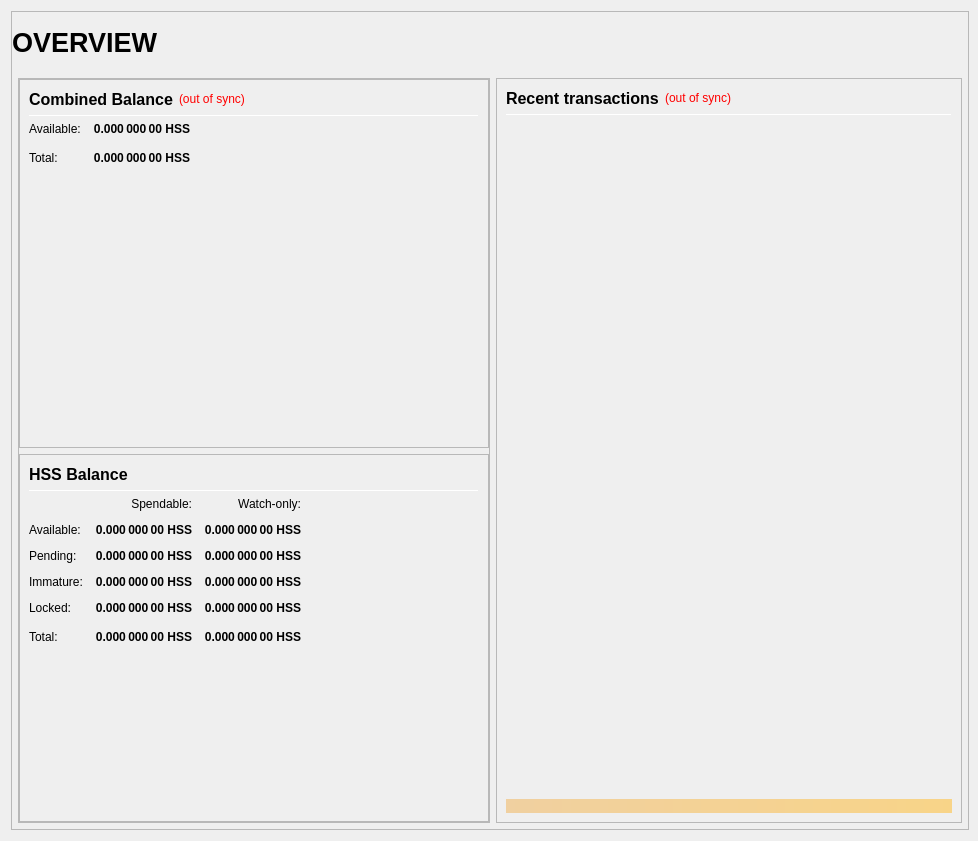
<?xml version="1.0" encoding="UTF-8"?>
<ui version="4.0">
 <class>OverviewPage</class>
 <widget class="QWidget" name="OverviewPage">
  <property name="geometry">
   <rect>
    <x>0</x>
    <y>0</y>
    <width>978</width>
    <height>841</height>
   </rect>
  </property>
  <property name="minimumSize">
   <size>
    <width>960</width>
    <height>682</height>
   </size>
  </property>
  <property name="windowTitle">
   <string>Form</string>
  </property>
  <layout class="QVBoxLayout" name="topLayout" stretch="1">
   <property name="rightMargin">
    <number>9</number>
   </property>
   <item>
    <widget class="QFrame" name="frame_BG">
     <property name="minimumSize">
      <size>
       <width>850</width>
       <height>610</height>
      </size>
     </property>
     <property name="maximumSize">
      <size>
       <width>16777215</width>
       <height>16777215</height>
      </size>
     </property>
     <property name="frameShape">
      <enum>QFrame::StyledPanel</enum>
     </property>
     <property name="frameShadow">
      <enum>QFrame::Raised</enum>
     </property>
     <layout class="QVBoxLayout" name="verticalLayout_3" stretch="1">
      <property name="leftMargin">
       <number>0</number>
      </property>
      <property name="topMargin">
       <number>0</number>
      </property>
      <property name="rightMargin">
       <number>0</number>
      </property>
      <property name="bottomMargin">
       <number>6</number>
      </property>
      <item>
       <layout class="QVBoxLayout" name="verticalLayout_Master" stretch="0,1">
        <property name="margin">
         <number>0</number>
        </property>
        <item>
         <widget class="QFrame" name="frame_Header">
          <layout class="QVBoxLayout" name="verticalLayout_Header" stretch="0">
           <property name="margin">
            <number>0</number>
           </property>
           <item>
            <layout class="QHBoxLayout" name="horizontalLayout_Header" stretch="1,0,1">
             <property name="spacing">
              <number>6</number>
             </property>
             <item>
              <widget class="QLabel" name="labelOverviewHeaderLeft">
               <property name="minimumSize">
                <size>
                 <width>464</width>
                 <height>60</height>
                </size>
               </property>
               <property name="maximumSize">
                <size>
                 <width>16777215</width>
                 <height>60</height>
                </size>
               </property>
               <property name="font">
                <font>
                 <pointsize>20</pointsize>
                 <weight>75</weight>
                 <bold>true</bold>
                </font>
               </property>
               <property name="text">
                <string>OVERVIEW</string>
               </property>
               <property name="alignment">
                <set>Qt::AlignLeading|Qt::AlignLeft|Qt::AlignVCenter</set>
               </property>
              </widget>
             </item>
             <item>
              <spacer name="horizontalSpacer_Header">
               <property name="orientation">
                <enum>Qt::Horizontal</enum>
               </property>
               <property name="sizeHint" stdset="0">
                <size>
                 <width>40</width>
                 <height>20</height>
                </size>
               </property>
              </spacer>
             </item>
             <item>
              <widget class="QLabel" name="labelOverviewHeaderRight">
               <property name="minimumSize">
                <size>
                 <width>464</width>
                 <height>60</height>
                </size>
               </property>
               <property name="maximumSize">
                <size>
                 <width>16777215</width>
                 <height>60</height>
                </size>
               </property>
               <property name="font">
                <font>
                 <pointsize>14</pointsize>
                </font>
               </property>
               <property name="text">
                <string/>
               </property>
               <property name="alignment">
                <set>Qt::AlignRight|Qt::AlignTrailing|Qt::AlignVCenter</set>
               </property>
              </widget>
             </item>
            </layout>
           </item>
          </layout>
         </widget>
        </item>
        <item>
         <widget class="QFrame" name="frame_Content">
          <layout class="QVBoxLayout" name="verticalLayout_Content">
           <property name="leftMargin">
            <number>6</number>
           </property>
           <property name="topMargin">
            <number>0</number>
           </property>
           <property name="rightMargin">
            <number>6</number>
           </property>
           <property name="bottomMargin">
            <number>0</number>
           </property>
           <item>
            <layout class="QHBoxLayout" name="horizontalLayout_Content" stretch="1,1">
             <property name="spacing">
              <number>6</number>
             </property>
             <item>
              <layout class="QVBoxLayout" name="verticalLayout_left" stretch="1">
               <item>
                <widget class="QFrame" name="frameObfuscation">
                 <property name="minimumSize">
                  <size>
                   <width>0</width>
                   <height>0</height>
                  </size>
                 </property>
                 <property name="frameShape">
                  <enum>QFrame::StyledPanel</enum>
                 </property>
                 <property name="frameShadow">
                  <enum>QFrame::Raised</enum>
                 </property>
                 <layout class="QVBoxLayout" name="verticalLayout" stretch="0,0,0">
                  <property name="margin">
                   <number>0</number>
                  </property>
                  <item>
                   <widget class="QFrame" name="frame_CombinedBalances">
                    <property name="minimumSize">
                     <size>
                      <width>470</width>
                      <height>0</height>
                     </size>
                    </property>
                    <property name="frameShape">
                     <enum>QFrame::StyledPanel</enum>
                    </property>
                    <property name="frameShadow">
                     <enum>QFrame::Raised</enum>
                    </property>
                    <layout class="QVBoxLayout" name="verticalLayout_5">
                     <item>
                      <layout class="QHBoxLayout" name="horizontalLayout_5" stretch="0,0,0">
                       <item>
                        <widget class="QLabel" name="label_5z">
                         <property name="minimumSize">
                          <size>
                           <width>0</width>
                           <height>20</height>
                          </size>
                         </property>
                         <property name="font">
                          <font>
                           <pointsize>12</pointsize>
                           <weight>75</weight>
                           <bold>true</bold>
                          </font>
                         </property>
                         <property name="toolTip">
                          <string>Combined Balance (including unconfirmed and immature coins)</string>
                         </property>
                         <property name="text">
                          <string>Combined Balance</string>
                         </property>
                        </widget>
                       </item>
                       <item>
                        <widget class="QLabel" name="labelWalletStatus">
                         <property name="cursor">
                          <cursorShape>WhatsThisCursor</cursorShape>
                         </property>
                         <property name="toolTip">
                          <string>The displayed information may be out of date. Your wallet automatically synchronizes with the HashShareCoin network after a connection is established, but this process has not completed yet.</string>
                         </property>
                         <property name="styleSheet">
                          <string notr="true">QLabel { color: red; }</string>
                         </property>
                         <property name="text">
                          <string notr="true">(out of sync)</string>
                         </property>
                         <property name="alignment">
                          <set>Qt::AlignLeading|Qt::AlignLeft|Qt::AlignVCenter</set>
                         </property>
                        </widget>
                       </item>
                       <item>
                        <spacer name="horizontalSpacer_1">
                         <property name="orientation">
                          <enum>Qt::Horizontal</enum>
                         </property>
                         <property name="sizeHint" stdset="0">
                          <size>
                           <width>40</width>
                           <height>20</height>
                          </size>
                         </property>
                        </spacer>
                       </item>
                      </layout>
                     </item>
                     <item>
                      <widget class="Line" name="line_CombinedBalance">
                       <property name="minimumSize">
                        <size>
                         <width>0</width>
                         <height>1</height>
                        </size>
                       </property>
                       <property name="maximumSize">
                        <size>
                         <width>16777215</width>
                         <height>1</height>
                        </size>
                       </property>
                       <property name="orientation">
                        <enum>Qt::Horizontal</enum>
                       </property>
                      </widget>
                     </item>
                     <item>
                      <layout class="QGridLayout" name="gridLayout_3">
                       <property name="spacing">
                        <number>12</number>
                       </property>
                       <item row="1" column="0">
                        <widget class="QLabel" name="labelBalanceTextz">
                         <property name="text">
                          <string>Available:</string>
                         </property>
                        </widget>
                       </item>
                       <item row="1" column="1">
                        <widget class="QLabel" name="labelBalancez">
                         <property name="font">
                          <font>
                           <weight>75</weight>
                           <bold>true</bold>
                          </font>
                         </property>
                         <property name="cursor">
                          <cursorShape>IBeamCursor</cursorShape>
                         </property>
                         <property name="toolTip">
                          <string>Your current spendable balance</string>
                         </property>
                         <property name="text">
                          <string notr="true">0.000 000 00 HSS</string>
                         </property>
                         <property name="alignment">
                          <set>Qt::AlignRight|Qt::AlignTrailing|Qt::AlignVCenter</set>
                         </property>
                         <property name="textInteractionFlags">
                          <set>Qt::LinksAccessibleByMouse|Qt::TextSelectableByKeyboard|Qt::TextSelectableByMouse</set>
                         </property>
                        </widget>
                       </item>
                       <item row="2" column="0">
                        <widget class="QLabel" name="labelTotalTextz">
                         <property name="text">
                          <string>Total:</string>
                         </property>
                        </widget>
                       </item>
                       <item row="2" column="1">
                        <widget class="QLabel" name="labelTotalz">
                         <property name="font">
                          <font>
                           <weight>75</weight>
                           <bold>true</bold>
                          </font>
                         </property>
                         <property name="cursor">
                          <cursorShape>IBeamCursor</cursorShape>
                         </property>
                         <property name="toolTip">
                          <string>Total Balance, including all unavailable coins.</string>
                         </property>
                         <property name="text">
                          <string notr="true">0.000 000 00 HSS</string>
                         </property>
                         <property name="alignment">
                          <set>Qt::AlignRight|Qt::AlignTrailing|Qt::AlignVCenter</set>
                         </property>
                         <property name="textInteractionFlags">
                          <set>Qt::LinksAccessibleByMouse|Qt::TextSelectableByKeyboard|Qt::TextSelectableByMouse</set>
                         </property>
                        </widget>
                       </item>
                       <item row="2" column="3">
                        <spacer name="horizontalSpacer_2">
                         <property name="orientation">
                          <enum>Qt::Horizontal</enum>
                         </property>
                         <property name="sizeHint" stdset="0">
                          <size>
                           <width>40</width>
                           <height>20</height>
                          </size>
                         </property>
                        </spacer>
                       </item>
                      </layout>
                     </item>
                     <item>
                      <spacer name="verticalSpacer_1">
                       <property name="orientation">
                        <enum>Qt::Vertical</enum>
                       </property>
                       <property name="sizeHint" stdset="0">
                        <size>
                         <width>20</width>
                         <height>40</height>
                        </size>
                       </property>
                      </spacer>
                     </item>
                    </layout>
                   </widget>
                  </item>
                  <item>
                   <widget class="QFrame" name="frame_Balances">
                    <property name="frameShape">
                     <enum>QFrame::StyledPanel</enum>
                    </property>
                    <property name="frameShadow">
                     <enum>QFrame::Raised</enum>
                    </property>
                    <layout class="QVBoxLayout" name="verticalLayout_4">
                     <item>
                      <layout class="QHBoxLayout" name="horizontalLayout_4">
                       <item>
                        <widget class="QLabel" name="label_5">
                         <property name="minimumSize">
                          <size>
                           <width>0</width>
                           <height>20</height>
                          </size>
                         </property>
                         <property name="font">
                          <font>
                           <pointsize>12</pointsize>
                           <weight>75</weight>
                           <bold>true</bold>
                          </font>
                         </property>
                         <property name="text">
                          <string>HSS Balance</string>
                         </property>
                        </widget>
                       </item>
                       <item>
                        <spacer name="horizontalSpacer_3">
                         <property name="orientation">
                          <enum>Qt::Horizontal</enum>
                         </property>
                         <property name="sizeHint" stdset="0">
                          <size>
                           <width>40</width>
                           <height>20</height>
                          </size>
                         </property>
                        </spacer>
                       </item>
                      </layout>
                     </item>
                     <item>
                      <widget class="Line" name="line_Balance">
                       <property name="minimumSize">
                        <size>
                         <width>0</width>
                         <height>1</height>
                        </size>
                       </property>
                       <property name="maximumSize">
                        <size>
                         <width>16777215</width>
                         <height>1</height>
                        </size>
                       </property>
                       <property name="orientation">
                        <enum>Qt::Horizontal</enum>
                       </property>
                      </widget>
                     </item>
                     <item>
                      <layout class="QGridLayout" name="gridLayout">
                       <property name="spacing">
                        <number>12</number>
                       </property>
                       <item row="0" column="1">
                        <widget class="QLabel" name="labelSpendable">
                         <property name="text">
                          <string>Spendable:</string>
                         </property>
                         <property name="alignment">
                          <set>Qt::AlignRight|Qt::AlignTrailing|Qt::AlignVCenter</set>
                         </property>
                        </widget>
                       </item>
                       <item row="0" column="2">
                        <widget class="QLabel" name="labelWatchonly">
                         <property name="text">
                          <string>Watch-only:</string>
                         </property>
                         <property name="alignment">
                          <set>Qt::AlignRight|Qt::AlignTrailing|Qt::AlignVCenter</set>
                         </property>
                        </widget>
                       </item>
                       <item row="1" column="0">
                        <widget class="QLabel" name="labelBalanceText">
                         <property name="text">
                          <string>Available:</string>
                         </property>
                        </widget>
                       </item>
                       <item row="1" column="1">
                        <widget class="QLabel" name="labelBalance">
                         <property name="font">
                          <font>
                           <weight>75</weight>
                           <bold>true</bold>
                          </font>
                         </property>
                         <property name="cursor">
                          <cursorShape>IBeamCursor</cursorShape>
                         </property>
                         <property name="toolTip">
                          <string>Your current spendable balance</string>
                         </property>
                         <property name="text">
                          <string notr="true">0.000 000 00 HSS</string>
                         </property>
                         <property name="alignment">
                          <set>Qt::AlignRight|Qt::AlignTrailing|Qt::AlignVCenter</set>
                         </property>
                         <property name="textInteractionFlags">
                          <set>Qt::LinksAccessibleByMouse|Qt::TextSelectableByKeyboard|Qt::TextSelectableByMouse</set>
                         </property>
                        </widget>
                       </item>
                       <item row="1" column="2">
                        <widget class="QLabel" name="labelWatchAvailable">
                         <property name="font">
                          <font>
                           <weight>75</weight>
                           <bold>true</bold>
                          </font>
                         </property>
                         <property name="cursor">
                          <cursorShape>IBeamCursor</cursorShape>
                         </property>
                         <property name="toolTip">
                          <string>Your current balance in watch-only addresses</string>
                         </property>
                         <property name="text">
                          <string notr="true">0.000 000 00 HSS</string>
                         </property>
                         <property name="alignment">
                          <set>Qt::AlignRight|Qt::AlignTrailing|Qt::AlignVCenter</set>
                         </property>
                         <property name="textInteractionFlags">
                          <set>Qt::LinksAccessibleByMouse|Qt::TextSelectableByKeyboard|Qt::TextSelectableByMouse</set>
                         </property>
                        </widget>
                       </item>
                       <item row="2" column="0">
                        <widget class="QLabel" name="labelPendingText">
                         <property name="text">
                          <string>Pending:</string>
                         </property>
                        </widget>
                       </item>
                       <item row="2" column="1">
                        <widget class="QLabel" name="labelUnconfirmed">
                         <property name="font">
                          <font>
                           <weight>75</weight>
                           <bold>true</bold>
                          </font>
                         </property>
                         <property name="cursor">
                          <cursorShape>IBeamCursor</cursorShape>
                         </property>
                         <property name="toolTip">
                          <string>Total of transactions that have yet to be confirmed, and do not yet count toward the spendable balance</string>
                         </property>
                         <property name="text">
                          <string notr="true">0.000 000 00 HSS</string>
                         </property>
                         <property name="alignment">
                          <set>Qt::AlignRight|Qt::AlignTrailing|Qt::AlignVCenter</set>
                         </property>
                         <property name="textInteractionFlags">
                          <set>Qt::LinksAccessibleByMouse|Qt::TextSelectableByKeyboard|Qt::TextSelectableByMouse</set>
                         </property>
                        </widget>
                       </item>
                       <item row="2" column="2">
                        <widget class="QLabel" name="labelWatchPending">
                         <property name="font">
                          <font>
                           <weight>75</weight>
                           <bold>true</bold>
                          </font>
                         </property>
                         <property name="cursor">
                          <cursorShape>IBeamCursor</cursorShape>
                         </property>
                         <property name="toolTip">
                          <string>Unconfirmed transactions to watch-only addresses</string>
                         </property>
                         <property name="text">
                          <string notr="true">0.000 000 00 HSS</string>
                         </property>
                         <property name="alignment">
                          <set>Qt::AlignRight|Qt::AlignTrailing|Qt::AlignVCenter</set>
                         </property>
                         <property name="textInteractionFlags">
                          <set>Qt::LinksAccessibleByMouse|Qt::TextSelectableByKeyboard|Qt::TextSelectableByMouse</set>
                         </property>
                        </widget>
                       </item>
                       <item row="3" column="0">
                        <widget class="QLabel" name="labelImmatureText">
                         <property name="text">
                          <string>Immature:</string>
                         </property>
                        </widget>
                       </item>
                       <item row="3" column="1">
                        <widget class="QLabel" name="labelImmature">
                         <property name="font">
                          <font>
                           <weight>75</weight>
                           <bold>true</bold>
                          </font>
                         </property>
                         <property name="cursor">
                          <cursorShape>IBeamCursor</cursorShape>
                         </property>
                         <property name="toolTip">
                          <string>Staked or masternode rewards that has not yet matured</string>
                         </property>
                         <property name="text">
                          <string notr="true">0.000 000 00 HSS</string>
                         </property>
                         <property name="alignment">
                          <set>Qt::AlignRight|Qt::AlignTrailing|Qt::AlignVCenter</set>
                         </property>
                         <property name="textInteractionFlags">
                          <set>Qt::LinksAccessibleByMouse|Qt::TextSelectableByKeyboard|Qt::TextSelectableByMouse</set>
                         </property>
                        </widget>
                       </item>
                       <item row="3" column="2">
                        <widget class="QLabel" name="labelWatchImmature">
                         <property name="font">
                          <font>
                           <weight>75</weight>
                           <bold>true</bold>
                          </font>
                         </property>
                         <property name="cursor">
                          <cursorShape>IBeamCursor</cursorShape>
                         </property>
                         <property name="toolTip">
                          <string>Staked or masternode rewards in watch-only addresses that has not yet matured</string>
                         </property>
                         <property name="text">
                          <string notr="true">0.000 000 00 HSS</string>
                         </property>
                         <property name="alignment">
                          <set>Qt::AlignRight|Qt::AlignTrailing|Qt::AlignVCenter</set>
                         </property>
                         <property name="textInteractionFlags">
                          <set>Qt::LinksAccessibleByMouse|Qt::TextSelectableByKeyboard|Qt::TextSelectableByMouse</set>
                         </property>
                        </widget>
                       </item>
                       <item row="4" column="0">
                        <widget class="QLabel" name="labelLockedBalanceText">
                         <property name="toolTip">
                          <string>Locked HSS or Masternode collaterals. These are excluded from zHSS minting.</string>
                         </property>
                         <property name="text">
                          <string>Locked:</string>
                         </property>
                        </widget>
                       </item>
                       <item row="4" column="1">
                        <widget class="QLabel" name="labelLockedBalance">
                         <property name="font">
                          <font>
                           <weight>75</weight>
                           <bold>true</bold>
                          </font>
                         </property>
                         <property name="cursor">
                          <cursorShape>IBeamCursor</cursorShape>
                         </property>
                         <property name="toolTip">
                          <string>Locked HSS or Masternode collaterals. These are excluded from zHSS minting.</string>
                         </property>
                         <property name="text">
                          <string notr="true">0.000 000 00 HSS</string>
                         </property>
                         <property name="alignment">
                          <set>Qt::AlignRight|Qt::AlignTrailing|Qt::AlignVCenter</set>
                         </property>
                         <property name="textInteractionFlags">
                          <set>Qt::LinksAccessibleByMouse|Qt::TextSelectableByKeyboard|Qt::TextSelectableByMouse</set>
                         </property>
                        </widget>
                       </item>
                       <item row="4" column="2">
                        <widget class="QLabel" name="labelWatchLocked">
                         <property name="font">
                          <font>
                           <weight>75</weight>
                           <bold>true</bold>
                          </font>
                         </property>
                         <property name="cursor">
                          <cursorShape>IBeamCursor</cursorShape>
                         </property>
                         <property name="toolTip">
                          <string>Current locked balance in watch-only addresses</string>
                         </property>
                         <property name="text">
                          <string notr="true">0.000 000 00 HSS</string>
                         </property>
                         <property name="alignment">
                          <set>Qt::AlignRight|Qt::AlignTrailing|Qt::AlignVCenter</set>
                         </property>
                         <property name="textInteractionFlags">
                          <set>Qt::LinksAccessibleByMouse|Qt::TextSelectableByKeyboard|Qt::TextSelectableByMouse</set>
                         </property>
                        </widget>
                       </item>
                       <item row="5" column="0">
                        <widget class="QLabel" name="labelTotalText">
                         <property name="toolTip">
                          <string>Your current HashShareCoin balance, unconfirmed and immature transactions included</string>
                         </property>
                         <property name="text">
                          <string>Total:</string>
                         </property>
                        </widget>
                       </item>
                       <item row="5" column="1">
                        <widget class="QLabel" name="labelTotal">
                         <property name="font">
                          <font>
                           <weight>75</weight>
                           <bold>true</bold>
                          </font>
                         </property>
                         <property name="cursor">
                          <cursorShape>IBeamCursor</cursorShape>
                         </property>
                         <property name="toolTip">
                          <string>Your current HashShareCoin balance, unconfirmed and immature transactions included</string>
                         </property>
                         <property name="text">
                          <string notr="true">0.000 000 00 HSS</string>
                         </property>
                         <property name="alignment">
                          <set>Qt::AlignRight|Qt::AlignTrailing|Qt::AlignVCenter</set>
                         </property>
                         <property name="textInteractionFlags">
                          <set>Qt::LinksAccessibleByMouse|Qt::TextSelectableByKeyboard|Qt::TextSelectableByMouse</set>
                         </property>
                        </widget>
                       </item>
                       <item row="5" column="2">
                        <widget class="QLabel" name="labelWatchTotal">
                         <property name="font">
                          <font>
                           <weight>75</weight>
                           <bold>true</bold>
                          </font>
                         </property>
                         <property name="cursor">
                          <cursorShape>IBeamCursor</cursorShape>
                         </property>
                         <property name="toolTip">
                          <string>Current total balance in watch-only addresses</string>
                         </property>
                         <property name="text">
                          <string notr="true">0.000 000 00 HSS</string>
                         </property>
                         <property name="alignment">
                          <set>Qt::AlignRight|Qt::AlignTrailing|Qt::AlignVCenter</set>
                         </property>
                         <property name="textInteractionFlags">
                          <set>Qt::LinksAccessibleByMouse|Qt::TextSelectableByKeyboard|Qt::TextSelectableByMouse</set>
                         </property>
                        </widget>
                       </item>
                       <item row="5" column="3">
                        <spacer name="horizontalSpacer_9">
                         <property name="orientation">
                          <enum>Qt::Horizontal</enum>
                         </property>
                         <property name="sizeHint" stdset="0">
                          <size>
                           <width>40</width>
                           <height>20</height>
                          </size>
                         </property>
                        </spacer>
                       </item>
                      </layout>
                     </item>
                     <item>
                      <spacer name="verticalSpacer_3">
                       <property name="orientation">
                        <enum>Qt::Vertical</enum>
                       </property>
                       <property name="sizeHint" stdset="0">
                        <size>
                         <width>20</width>
                         <height>40</height>
                        </size>
                       </property>
                      </spacer>
                     </item>
                    </layout>
                   </widget>
                  </item>
                 </layout>
                </widget>
               </item>
              </layout>
             </item>
             <item>
              <layout class="QVBoxLayout" name="verticalLayout_right" stretch="1">
               <item>
                <widget class="QFrame" name="frame_RecentTransactions">
                 <property name="minimumSize">
                  <size>
                   <width>0</width>
                   <height>0</height>
                  </size>
                 </property>
                 <property name="frameShape">
                  <enum>QFrame::StyledPanel</enum>
                 </property>
                 <property name="frameShadow">
                  <enum>QFrame::Raised</enum>
                 </property>
                 <layout class="QVBoxLayout" name="verticalLayout_1" stretch="0,0,0,0,0">
                  <item>
                   <layout class="QHBoxLayout" name="horizontalLayout_2">
                    <item>
                     <widget class="QLabel" name="label_4">
                      <property name="minimumSize">
                       <size>
                        <width>0</width>
                        <height>20</height>
                       </size>
                      </property>
                      <property name="font">
                       <font>
                        <pointsize>12</pointsize>
                        <weight>75</weight>
                        <bold>true</bold>
                       </font>
                      </property>
                      <property name="text">
                       <string>Recent transactions</string>
                      </property>
                     </widget>
                    </item>
                    <item>
                     <widget class="QLabel" name="labelTransactionsStatus">
                      <property name="cursor">
                       <cursorShape>WhatsThisCursor</cursorShape>
                      </property>
                      <property name="toolTip">
                       <string>The displayed information may be out of date. Your wallet automatically synchronizes with the HashShareCoin network after a connection is established, but this process has not completed yet.</string>
                      </property>
                      <property name="styleSheet">
                       <string notr="true">QLabel { color: red; }</string>
                      </property>
                      <property name="text">
                       <string notr="true">(out of sync)</string>
                      </property>
                      <property name="alignment">
                       <set>Qt::AlignRight|Qt::AlignTrailing|Qt::AlignVCenter</set>
                      </property>
                     </widget>
                    </item>
                    <item>
                     <spacer name="horizontalSpacer">
                      <property name="orientation">
                       <enum>Qt::Horizontal</enum>
                      </property>
                      <property name="sizeHint" stdset="0">
                       <size>
                        <width>40</width>
                        <height>20</height>
                       </size>
                      </property>
                     </spacer>
                    </item>
                   </layout>
                  </item>
                  <item>
                   <widget class="Line" name="line">
                    <property name="minimumSize">
                     <size>
                      <width>0</width>
                      <height>1</height>
                     </size>
                    </property>
                    <property name="maximumSize">
                     <size>
                      <width>16777215</width>
                      <height>1</height>
                     </size>
                    </property>
                    <property name="orientation">
                     <enum>Qt::Horizontal</enum>
                    </property>
                   </widget>
                  </item>
                  <item>
                   <widget class="QListView" name="listTransactions">
                    <property name="minimumSize">
                     <size>
                      <width>0</width>
                      <height>0</height>
                     </size>
                    </property>
                    <property name="styleSheet">
                     <string notr="true">QListView { background: transparent; }</string>
                    </property>
                    <property name="frameShape">
                     <enum>QFrame::NoFrame</enum>
                    </property>
                    <property name="verticalScrollBarPolicy">
                     <enum>Qt::ScrollBarAlwaysOff</enum>
                    </property>
                    <property name="horizontalScrollBarPolicy">
                     <enum>Qt::ScrollBarAlwaysOff</enum>
                    </property>
                    <property name="selectionMode">
                     <enum>QAbstractItemView::NoSelection</enum>
                    </property>
                   </widget>
                  </item>
                  <item>
                   <spacer name="verticalSpacer_2">
                    <property name="orientation">
                     <enum>Qt::Vertical</enum>
                    </property>
                    <property name="sizeType">
                     <enum>QSizePolicy::Expanding</enum>
                    </property>
                    <property name="sizeHint" stdset="0">
                     <size>
                      <width>20</width>
                      <height>40</height>
                     </size>
                    </property>
                   </spacer>
                  </item>
                  <item>
                   <widget class="QLabel" name="labelAlerts">
                    <property name="maximumSize">
                     <size>
                      <width>16777215</width>
                      <height>16777215</height>
                     </size>
                    </property>
                    <property name="styleSheet">
                     <string notr="true">background-color: qlineargradient(x1: 0, y1: 0, x2: 1, y2: 0, stop:0 #F0D0A0, stop:1 #F8D488); color:#000000;</string>
                    </property>
                    <property name="text">
                     <string/>
                    </property>
                    <property name="wordWrap">
                     <bool>true</bool>
                    </property>
                    <property name="margin">
                     <number>3</number>
                    </property>
                   </widget>
                  </item>
                 </layout>
                </widget>
               </item>
              </layout>
             </item>
            </layout>
           </item>
          </layout>
         </widget>
        </item>
       </layout>
      </item>
     </layout>
    </widget>
   </item>
  </layout>
 </widget>
 <resources/>
 <connections/>
</ui>
